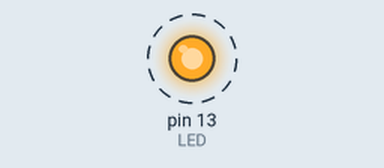
Simulated run of this sketch. Board: Arduino Uno, built with avr-gcc and run on an emulated ATmega328P. On the bench: output pins drawn as LEDs (lit = HIGH). Dashed ring = blinking.

Above: at 0.12 s.
Timing chart, 0 to 3.0 s (numbered marks = the images above):
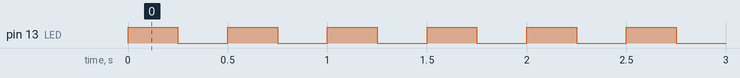

The sketch:

Tema_2_BT_3.ino
```cpp
#define LED 13                  // Constante que asigna a
                                // LED el numero 13
#define VCC HIGH                // Constante que asigna a
                                // VCC el valor de HIGH
#define GND LOW                 // Constante que asigna a
                                // GND el valor de LOW


void setup(){
  pinMode(LED, OUTPUT);          // Establece el pin 13 como SALIDA
}

void loop(){
  digitalWrite(LED, VCC);        // Activa el LED
  delay(250);                    // Espera 250 milisegundos
  digitalWrite(LED, GND);        // Desactiva el LED
  delay(250);                    // Espera 250 milisegundos
}
```

Measured:
- by itself, pin 13 (LED): alternates HIGH for 0.25 s and LOW for 0.25 s
